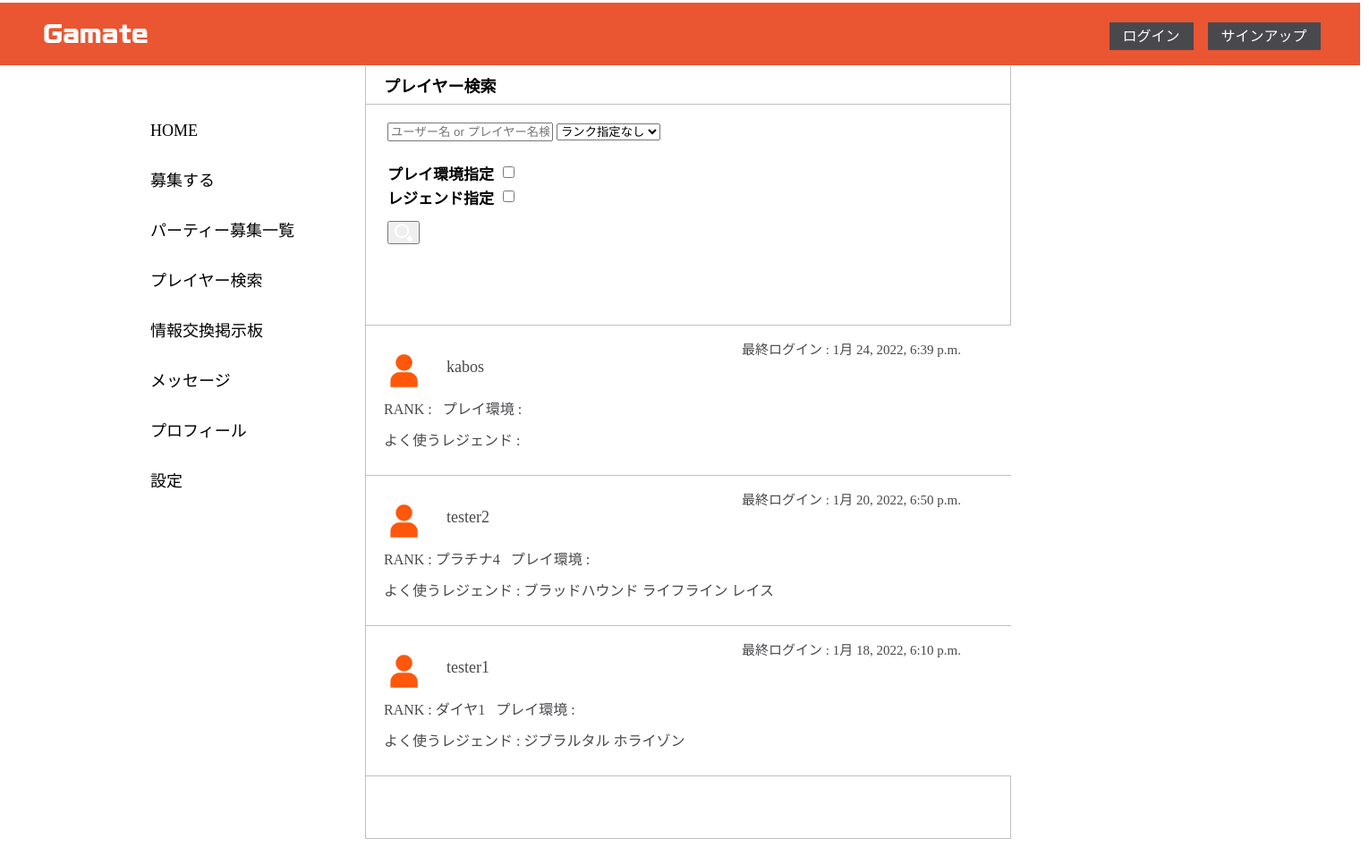
The app's page /userlist/, older data.
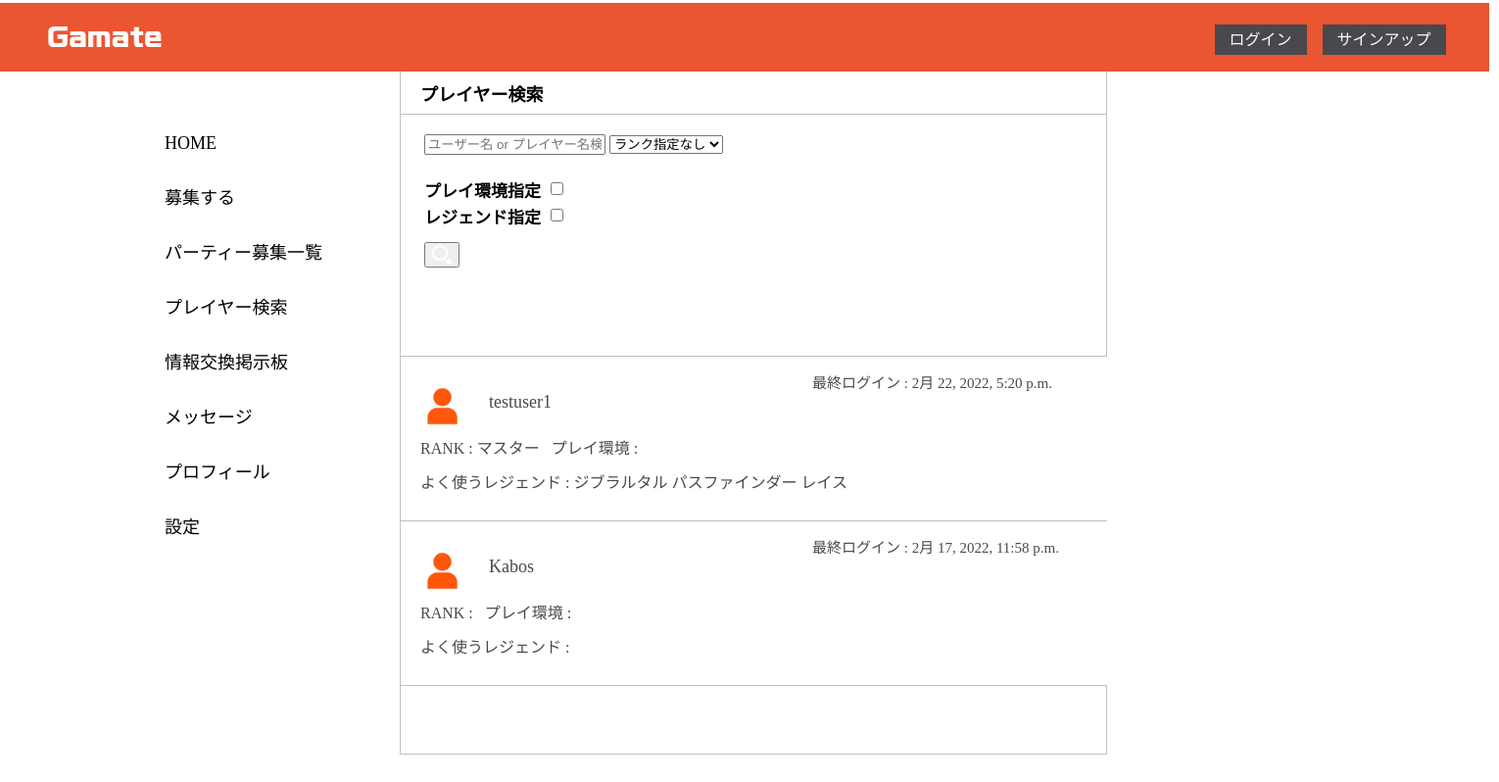
The same page, newer data.
### main/models.py (models this page shows, shortened)
class CustomUser(AbstractBaseUser, PermissionsMixin):
    username_validator = UnicodeUsernameValidator()
    id = models.UUIDField(default=uuid4, primary_key=True, editable=False)
    username = models.CharField(_("username"), max_length=30, validators=[username_validator], blank=False, unique=True)
    player_name = models.CharField(_("player name"), max_length=50)
    steam_url = models.CharField(_("steam id"), max_length=200, blank=True, null=True)
    is_show_steam = models.BooleanField(_("show steam id"), default=False)
    origin_id = models.CharField(_("origin id"), max_length=200, blank=True, null=True)
    is_show_origin = models.BooleanField(_("show origin id"), default=False)
    psn_id = models.CharField(_("PSN id"), max_length=200, blank=True, null=True)
    is_show_psn = models.BooleanField(_("show psn id"), default=False)
    switch_id = models.CharField(_("switch id"), max_length=200, blank=True, null=True)
    is_show_switch = models.BooleanField(_("show switch id"), default=False)
    other_id = models.CharField(_('other id'), max_length=200, blank=True, null=True)
    is_show_other = models.BooleanField(_('show other id'), default=False)
    icon = models.ImageField(_("icon"), upload_to='user_icon/', blank=True)
    email = models.EmailField(_("email address"), unique=True)
    is_staff = models.BooleanField(_("staff status"), default=False)
    is_superuser = models.BooleanField(_("superuser status"), default=False)
    is_active = models.BooleanField(_("active"), default=True)
    last_login = models.DateTimeField(_("last login"), blank=True, null=True)
    date_joined = models.DateTimeField(_("date joined"), default=timezone.now)
    playfield = models.CharField(_("ply_f"), max_length=30, blank=True, null=True, default="設定なし")
    rank = models.CharField(_("rank"), max_length=30, blank=False)
    discord_id = models.CharField(_("discord"), max_length=100, blank=True)
    is_show_discord = models.BooleanField(_("show discord id"), default=False)
    comments = models.CharField(_("comments"), max_length=300, blank=True, default="自己紹介はありません")
    character = models.CharField(_("character"), max_length=2000, blank=True, null=True, default="設定なし")
    objects = MyUserManager()
    USERNAME_FIELD = "email"
    EMAIL_FIELD = "email"
    REQUIRED_FIELDS = ["username", "player_name"]
    class Meta:
        verbose_name = _("user")
        verbose_name_plural = _("users")
        ordering = ['-last_login']
    def split_character(self):
        a = self.character
        a = re.sub(r'[\]\[\']', '', a)
        a = a.split(',')
        return a

### main/views.py (the view, shortened to what this page needs)
# urls.py: path('userlist/', views.UserListView.as_view(), name="User_List"),
class UserListView(ListView):
    model = CustomUser
    template_name = "user_list.html"
    ordering = ['-last_login']
    def get_queryset(self):
        queryset = CustomUser.objects.all()
        keyword = self.request.GET.get('keyword')
        rank = self.request.GET.get('rank')
        hard = self.request.GET.get('hard')
        character = self.request.GET.get('character')
        return queryset

### templates/user_list.html (shortened to what this page needs)
{% extends 'base.html' %}
{% load static %}
{% block body %}
<link rel=stylesheet type=text/css href="{% static 'css/user_list.css' %}" />
<div class="user-list">
    <h3 class="u-list-h3">プレイヤー検索</h3>
    <div class="user-search">
        <form class="user-search-f" method="GET" action="{% url 'main:User_List' %}">
            <input type="text" name="keyword" placeholder="ユーザー名 or プレイヤー名検索" class="input-keyword">
            <select class="user-search-rank" name="rank" class="u-s-rank">
                <option value="">ランク指定なし</option>
            </select>
            <div class="hard-select">
            <label id="open-check-label-1" for="open-check-1"><h4 class="h4-hard">プレイ環境指定</h4></label><input type="checkbox" class="open-check-hard" id="open-check-1">
            </div>
            <div class="character-select">
            <label id="open-check-label-2" for="open-check-2"><h4 class="h4-character">レジェンド指定</h4></label><input type="checkbox" class="open-check-character" id="open-check-2">
            </div>
            <button type="submit"><img src="{% static 'img/mushimegane.png' %}" height="20" width="20px"/></button>
        </form>
    </div>
    <div class="user-list-link">
        {% for list in object_list %}
        <ul class="user-list-ul">
            <li>
            <a href="{% url 'main:User_Detail' list.pk %}" class="users">
                <p class="player-icon">{% if list.icon %}<img src="{{ list.icon.url }}" height="55px" width="55px"/>{% else %}<img src={% static 'img/icon_none.jpg' %} height="55px" width="55px" />{% endif %}</p>
                <p class="player-name">{{ list.username }}</p>
                <p class="any-info">RANK : {{ list.rank }} &nbsp; プレイ環境 : {% if not list.hard == null %}{% for hard in list.split_playfield %}{{ hard }}{% endfor %}{% endif %}</p>
                <p class="any-info2">よく使うレジェンド :
                    {% for character in list.split_character %}
                    {{ character }}
                    {% endfor %}
                </p>
                <p class="last-login">最終ログイン : {{ list.last_login }}</p>
            </a>
            </li>
        </ul>
        {% endfor %}
    </div>
</div>
{% endblock body %}

### templates/base.html (shortened to what this page needs)
{% load static %}
<html lang="ja">
<head>
    <link rel=stylesheet type=text/css href="{% static 'css/base.css' %}" />
    <div class="m-bar">
        <div class="menu">
            {% if not user.is_authenticated %}
            <div class="log-in">
                <a href="{% url 'main:Login' %}">ログイン</a> &nbsp;
            </div>
            <div class="sign-up">
                <a href="{% url 'main:Sign_Up' %}">サインアップ</a>
            </div>
            {% else %}
                <a href="{% url 'main:Logout' %}" class="logout">ログアウト</a>
            {% endif %}
        </div>
        <a href="{% url 'main:Index' %}" class="logo-index"><img src="{% static 'img/Gamate.png' %}" class="Gamate-logo"/></a>
    </div>
</head>
<body>
    <div class="main">
        <div class="side-menu">
            <ul class="m-li">
                <li>
                    <a href="{% url 'main:Index' %}">HOME</a>
                </li>
                <li>
                    <a href="{% url 'main:Create_Main' %}">募集する</a>
                </li>
                <li>
                    <a href="{% url 'main:Article_List' %}">パーティー募集一覧</a>
                </li>
                <li>
                    <a href="{% url 'main:User_List' %}">プレイヤー検索</a>
                </li>
                <li>
                    <a href="{% url 'main:Thread_List' %}">情報交換掲示板</a>
                </li>
                <li>
                    <a href="">メッセージ</a>
                </li>
                <li>
                    {% if user.is_authenticated %}
                    <a href="{% url 'main:User_Detail' request.user.pk %}">プロフィール</a>
                    {% else %}
                    <a href="{% url 'main:Login' %}">プロフィール</a>
                    {% endif %}
                </li>
                <li>
                    <a href="">設定</a>
                </li>
            </ul>
        </div>
    </div>
    {% block body %}
    {% endblock body %}
</body>
</html>

### static/css/base.css (style rules this page uses)
html { background-color: #fff; }
.m-bar > .logo-index > .Gamate-logo { position: relative; top: -63px; margin-left: 30px; padding-top: 5px; padding-bottom: 5px; padding-right: 10px; padding-left: 10px; }
.m-bar > .menu { position: relative; width: 1520px; background-color: #ea5532; height: 70px; top: -5px; left: -8.5px; }
.m-bar > .menu > .log-in > a { position: relative; background-color: #49494d; color: #ffffff; text-decoration: none; padding-left: 15px; padding-right: 15px; padding-bottom: 7px; padding-top: 7px; margin-left: 1240px; top: 24px; transition: .2s; }
.m-bar > .menu > .sign-up > a { position: relative; background-color: #49494d; color: #ffffff; text-decoration: none; padding-left: 15px; padding-right: 15px; padding-bottom: 7px; padding-top: 7px; margin-left: 1350px; top: 0px; }
.main > .side-menu > .m-li { position: absolute; list-style: none; }
.main > .side-menu > .m-li > li > a { position: relative; display: block; text-decoration: none; background-color: #fff; color: #000; top: -20px; margin-top: 0px; padding-top: 15px; padding-bottom: 15px; padding-right: 20px; padding-left: 20px; width: 200px; transition: .2s; border-radius: 50px; margin-left: 100px; font-size: 18px; }

### static/css/user_list.css (style rules this page uses)
.user-list { position: relative; margin-left: 400px; margin-top: 35px; margin-bottom: 200px; background-color: #fff; width: 700px; padding-left: 20px; padding-top: 30px; padding-bottom: 30px; border: 1px solid #c0c0c0; border-top: 1px solid #fff; top: -87px; }
.h4-hard { position: relative; width: 150px; }
.open-check-hard { position: relative; top: -45px; left: 125px; }
.open-check-character { position: relative; top: -125px; left: 125px; }
.h4-character { position: relative; top: -80px; width: 150px; }
.user-search-f > button { position: relative; top: -125px; }
.user-list > .u-list-h3 { position: relative; top: -40px; font-size: 18px; padding-bottom: 0px; padding-top: 0px; padding-left: 0px; }
.user-search-f { position: relative; border-top: 1px solid #c0c0c0; height: 200px; width: 672px; padding-left: 25px; padding-right: 25px; padding-top: 20px; padding-bottom: 10px; top: -50px; left: -21px; transition: .5s; }
.user-list-ul > li { position: relative; list-style: none; top: -20px; }
h4 { font-size: 17px; }
.user-list-ul > li > a { position: relative; background-color: #fff; display: block; width: 683.5px; height: 150px; top: -20px; left: -60px; padding-left: 20px; padding-right: 17px; padding-top: 7px; padding-bottom: 10px; margin-top: -10px; margin-bottom: -17px; text-decoration: none; border-top: 1px solid #c0c0c0; border-bottom: 1px solid #c0c0c0; color: #49494d; transition: .4s; }
.player-icon { position: relative; top: 0px; left: -5px; }
.player-name { position: relative; top: -60px; left: 70px; font-size: 18px; }
.any-info { position: relative; top: -55px; }
.any-info2 { position: relative; top: -60px; }
.last-login { position: relative; top: -200px; left: 400px; font-size: 15px; }

Row changes from the older to the newer data that the page shows:
removed CustomUser: username "kabos", last_login "1月 24, 2022, 6:39 p.m."
removed CustomUser: username "tester2", rank "プラチナ4", split_character "ブラッドハウンド" "ライフライン" "レイス", last_login "1月 20, 2022, 6:50 p.m."
removed CustomUser: username "tester1", rank "ダイヤ1", split_character "ジブラルタル" "ホライゾン", last_login "1月 18, 2022, 6:10 p.m."
added CustomUser: username "testuser1", rank "マスター", split_character "ジブラルタル" "パスファインダー" "レイス", last_login "2月 22, 2022, 5:20 p.m."
added CustomUser: username "Kabos", last_login "2月 17, 2022, 11:58 p.m."
